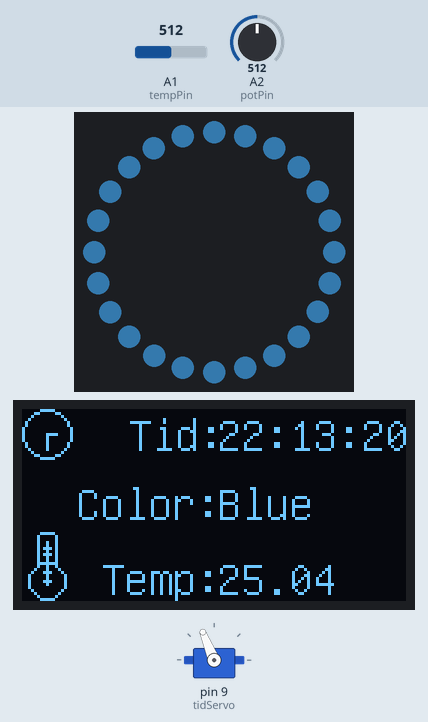
This sketch was run on a simulated Arduino Uno, built with avr-gcc and run on an emulated ATmega328P. Parts: servo, 24 RGB LEDs in a ring, first at the top, clockwise, 128×64 one-colour display. The inputs (shaded band) are chosen by the test bench; at power-on: A1 (tempPin) = 512, A2 (potPin) = 512. Dim RGB values are drawn brighter than linear; the local clock reads 2024-03-15 10:24:30 at power-on unless the sketch sets it; what the sketch prints to the serial monitor is not drawn.

Above: at 1.2 s.
1.3 s: A1 (tempPin) set to 534
At 3.0 s:
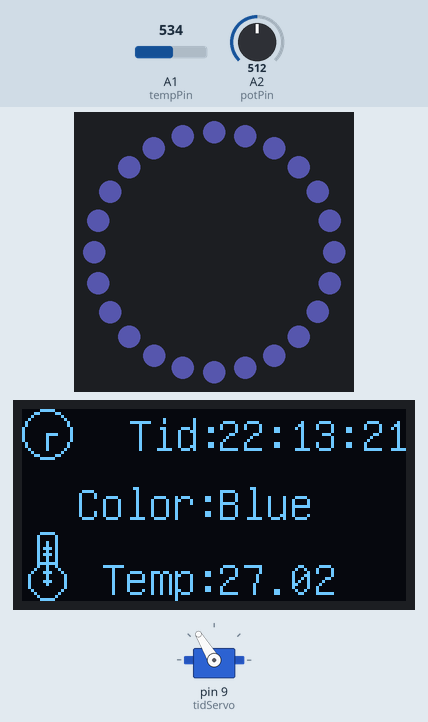
4.3 s: A2 (potPin) set to 610
At 7.0 s:
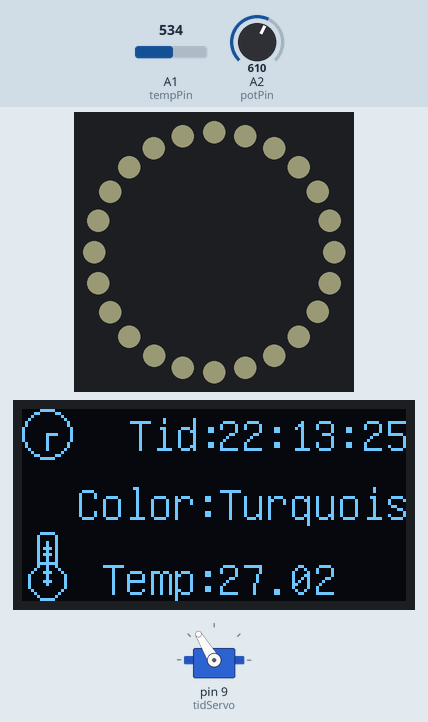
7.3 s: A1 (tempPin) set to 610
At 9.6 s:
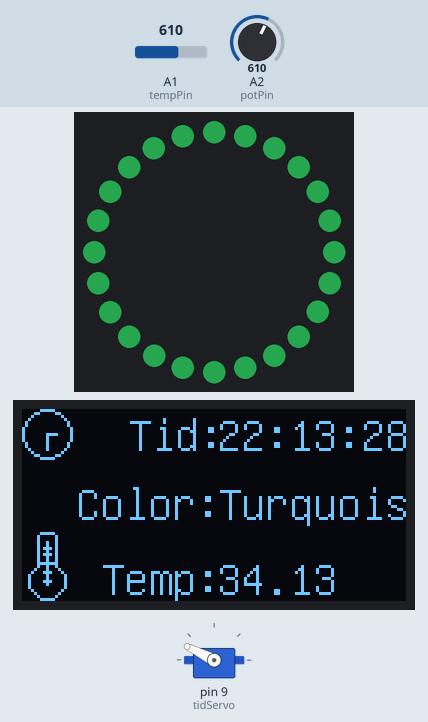
10.3 s: A1 (tempPin) set to 810
At 12.1 s:
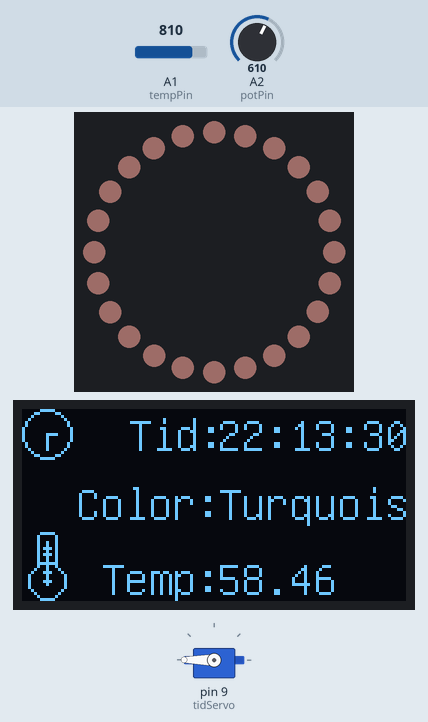
13.3 s: A2 (potPin) set to 810
At 15.1 s:
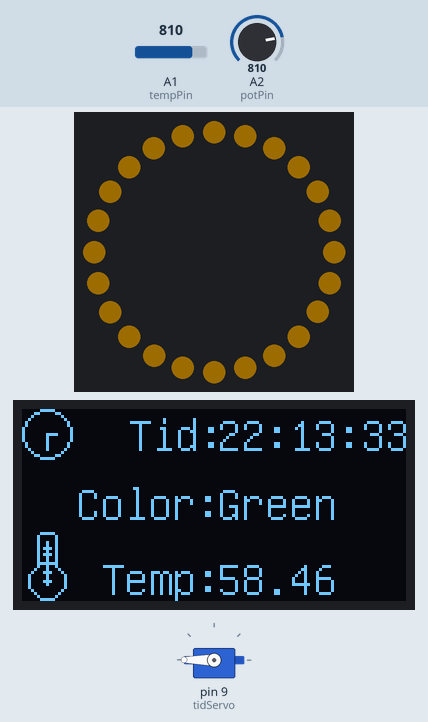
Timing chart, 0 to 16.6 s (numbered marks = the images above; inputs shaded):
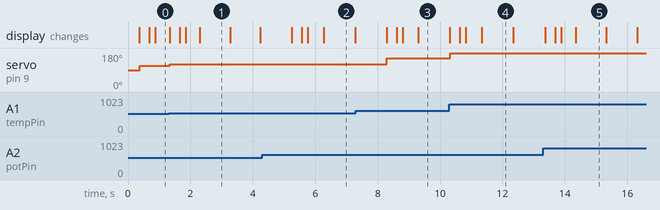

The sketch:

testproject.ino
```cpp
/*
* Name: pixelring, clock and temp project
* Author: Erik Karlen
* Date: 2024-10-10
* Description: This project uses a ds3231 to measure time and displays the time to an 1306 oled display,
* Further, it measures temprature with a analog temprature module and displays a mapped value to a 9g-servo-motor
*/

// Include Libraries
#include <RTClib.h>
#include <Wire.h>
#include "U8glib.h"
#include <Servo.h>
#include <Adafruit_NeoPixel.h>
// Init constants
float R1 = 10000; // value of R1 on board
float c1 = 0.001129148, c2 = 0.000234125, c3 = 0.0000000876741;
int tempPin = A1;
int potPin = A2;

// Init global variables
char t[32];
float logR2, R2, T;
int Vo;
// construct objects
RTC_DS3231 rtc;
U8GLIB_SSD1306_128X64 u8g(U8G_I2C_OPT_NO_ACK);
Adafruit_NeoPixel ring = Adafruit_NeoPixel(24, 5, NEO_GRB + NEO_KHZ800);
Servo tidServo;
void setup() {
  // init communication
  Serial.begin(9600);
  Wire.begin();
  // Init Hardware
  rtc.begin();
  rtc.adjust(DateTime(F(__DATE__), F(__TIME__)));
  pinMode(tempPin, INPUT);
  pinMode(potPin, INPUT);
  u8g.setFont(u8g_font_unifont);
  u8g.firstPage();
  tidServo.attach(9);
  ring.begin();
  ring.show();
  ring.setBrightness(50);
}

void loop() {

  oledWrite(getTime(), String(getTemp()), choosecolor());
  servoWrite(getTemp());
  pixelringcolor(getTemp(), choosecolor());
  delay(100);

}


/*
*This function reads time from an ds3231 module and package the time as a String
*Parameters: Void
*Returns: time in hh:mm:ss as String
*/
String getTime() {
  DateTime now = rtc.now();
  return (String(now.hour()) + ":" + String(now.minute()) + ":" + String(now.second()));
}

/*
* This function reads an analog pin connected to an analog temprature sensor and calculates the corresponding temp
*Parameters: Void
*Returns: temprature as float
*/
float getTemp() {
   Vo = analogRead(tempPin);
  R2 = R1 * (1023.0 / (float)Vo - 1.0); //calculate resistance on thermistor
  logR2 = log(R2);
  T = (1.0 / (c1 + c2*logR2 + c3*logR2*logR2*logR2)); // temperature in Kelvin
  T = T - 273.15;
  return T;
}

/*
* This function takes a string and draws it to an oled display. It also takes a color value and displays on of three different string dependig of which value is recived.
* The function also displays a clock icon and a tempature icon.
*Parameters: - text: String to write to display
*Parameters: - temp: String to write to display, showing the tempature¨
*Parameters: -color: an int, which is then converted to a text corresponding to the color the int represents, which is then shown on the display
*Returns: void
*/
void oledWrite(String text, String temp, int color) {
   u8g.firstPage();
  do {

    //the code below displays a clock icon
    u8g.drawCircle(8, 8, 8);
    u8g.drawBox(8, 8, 1, 6);
    u8g.drawBox(8, 8, 4, 1);

    u8g.drawStr(35, 14, "Tid:");
    u8g.drawStr(65, 14, text.c_str());

    u8g.drawStr(26, 62, "Temp:");
    u8g.drawStr(65, 62, temp.c_str());

    //the code below displays a tempature icon
    u8g.drawCircle(8, 57, 6);
    u8g.drawCircle(8, 57, 1);
    u8g.drawLine(11, 52, 11, 42);
    u8g.drawLine(5, 52, 5, 42);
    u8g.drawLine(6, 41, 10, 41);
    u8g.drawLine(8, 57, 8, 44);
    u8g.drawLine(7, 46, 9, 46);
    u8g.drawLine(7, 48, 9, 48);
    u8g.drawLine(7, 54, 9, 54);

    //The code below displays which color is chosen
    u8g.drawStr(18, 37, "Color:");
    if (color == 255){
    u8g.drawStr(65, 37, "Blue");
    }else if (color == 100){
    u8g.drawStr(65, 37, "Turquoise");
    }else{
    u8g.drawStr(65, 37, "Green");
    }


  } while (u8g.nextPage());

}

/*
* takes a temprature value and maps it to a corresponding degree on a servo
*Parameters: - value: temprature
*Returns: void
*/
void servoWrite(float value) {
 tidServo.write(map(value, 0, 40, 0, 180));
}

/*
* takes a temprature value and a color value. The function maps the temprature value and changes the color of a ring light accordingly.
* The color value changes which two colors the ringlight moves betweens when the temprature changes.
*Parameters: - temp: temprature
*Parameters: -color: an int that decides the last value in RGB
*Returns: void
*/

void pixelringcolor(float temp, int color){
for(int i = 0; i < 24; i++){
    ring.setPixelColor(i, ring.Color(map(temp, 22, 32, 0, 255),map(temp, 22, 32, 255, 0), color));
    ring.show();
    delay(20);
  }
}

/*
* Reads the value of a potentiometer and returns one of three different color values accordingly
*Parameters: void
*Returns: either 0, 255 or 155 as an int
*/

int choosecolor(){
  int color = 0;
 int Aread = analogRead(potPin);
  Serial.println(analogRead(potPin));
  if(Aread < 600){
     color = 255;
  }else if(Aread > 600 && Aread < 800){
     color = 100;
  }else{
   color = 0;
  }

  return color;
}
```

Measured:
- the behaviour switches between 533 and 534 on A1 (tempPin) (found by bisection; images 0 and 1)
- after the input at 1.3 s, servo on pin 9 (tidServo): 112° → 121° at once
- after the input at 4.3 s, the display: first changes after 0.96 s (image 2 shows a later state)
- after the input at 7.3 s, servo on pin 9 (tidServo): 121° → 153° after 0.99 s
- after the input at 10.3 s, servo on pin 9 (tidServo): 153° → 180° at once
- what the display in image 1 shows lasts 1.0 s, from 2.3 s to 3.3 s
